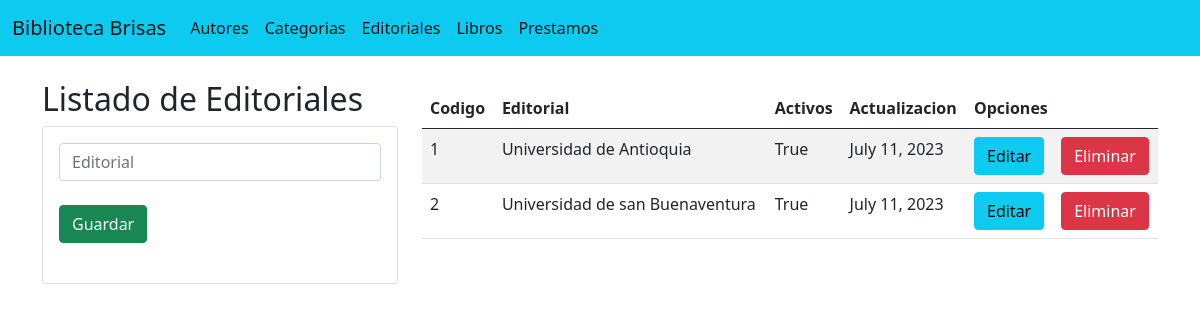
Screenshot of /editoriales/ with the database file from the repository.
### Libros/models.py (models this page shows, shortened)
class Editorial(models.Model):
    idEditorial = models.AutoField( primary_key=True)
    NombreEditorial = models.CharField(max_length=100)
    activoEditorial = models.BooleanField(default=True)
    actualizaEditorial = models.DateField(auto_now_add=True)

### Libros/views.py (the view)
# urls.py: path('editoriales/', views.editoriales, name='editoriales'),
def editoriales(request):
    editorial = Editorial.objects.all()
    return render(request, "editorial.html", {"editoriales":editorial})

### Libros/templates/editorial.html (shortened to what this page needs)
{% extends "./base.html" %}
{% block body%}
<div class="row">
    <div class="col-sm-12 col-md-6 col-lg-4 col-xl-4">
        <h2>Listado de Editoriales</h2>
        <div class="card">
            <div class="card-body">
                <form action="/registrarEditorial/" method="post">{% csrf_token %}
                    <div class="form-group">
                        <input type="text" id="txtEditorial" name="txtEditorial" class="form-control" placeholder="Editorial" required>
                    </div>
                    <br>
                    <div class="form-group">
                        <button type="submit" class="btn btn-success btn-block text-white">Guardar</button>
                    </div>
                    <br>
                </form>
            </div>
        </div>
    </div>
    <div class="col-sm-12 col-md-6 col-lg-8 col-xl-8">
        <div class="table-responsive py-2">
            <table class="table table-striped">
                <thead>
                    <tr>
                        <th>Codigo</th>
                        <th>Editorial</th>
                        <th>Activos</th>
                        <th>Actualizacion</th>
                        <th colspan="2">Opciones</th>
                    </tr>
                </thead>
                <tbody>
                    {% for e in editoriales%}
                    <tr>
                        <td>{{e.idEditorial}}</td>
                        <td>{{e.NombreEditorial}}</td>
                        <td>{{e.activoEditorial}}</td>
                        <td>{{e.actualizaEditorial}}</td>
                        <td><a href="EdicionEditorial/{{e.idEditorial}}" class="btn btn-info">Editar</a></td>
                        <td><a href="eliminarEditorial/{{e.idEditorial}}" class="btn btn-danger">Eliminar</a></td>
                    </tr>
                    {% endfor %}
                </tbody>
            </table>
        </div>
    </div>
</div>
{% endblock %}

### rows the page displays
Editorial: idEditorial "1", NombreEditorial "Universidad de Antioquia", activoEditorial "True", actualizaEditorial "July 11, 2023"
Editorial: idEditorial "2", NombreEditorial "Universidad de san Buenaventura", activoEditorial "True", actualizaEditorial "July 11, 2023"
